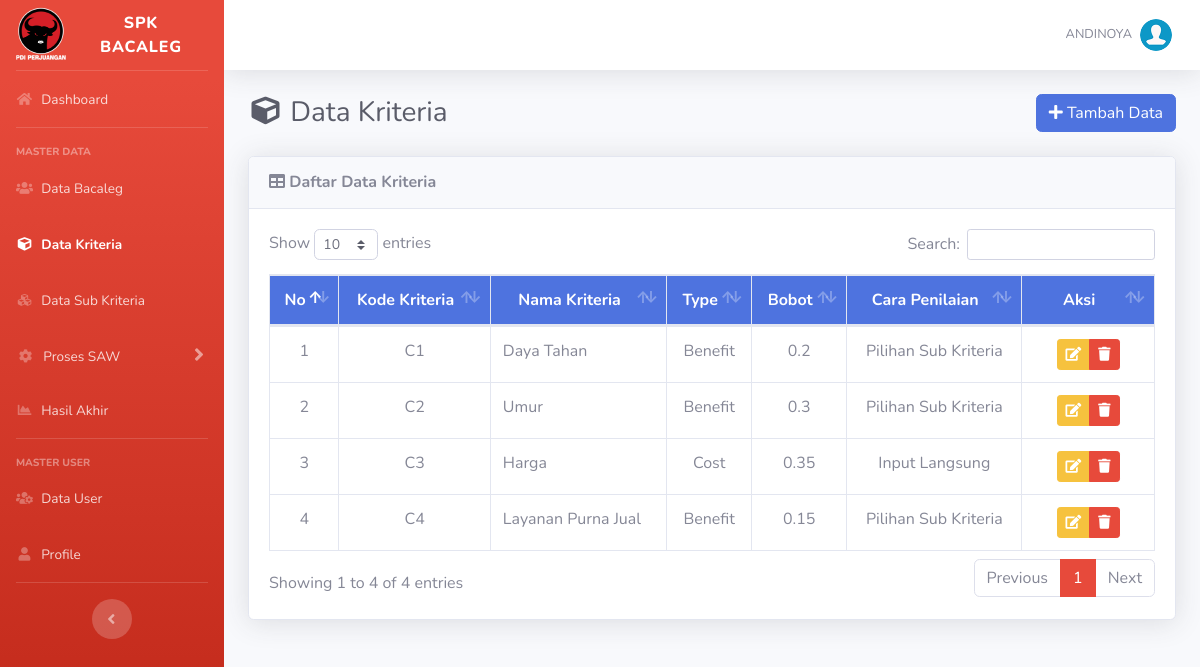
Before: /list-kriteria.php (signed in) with the older database file.
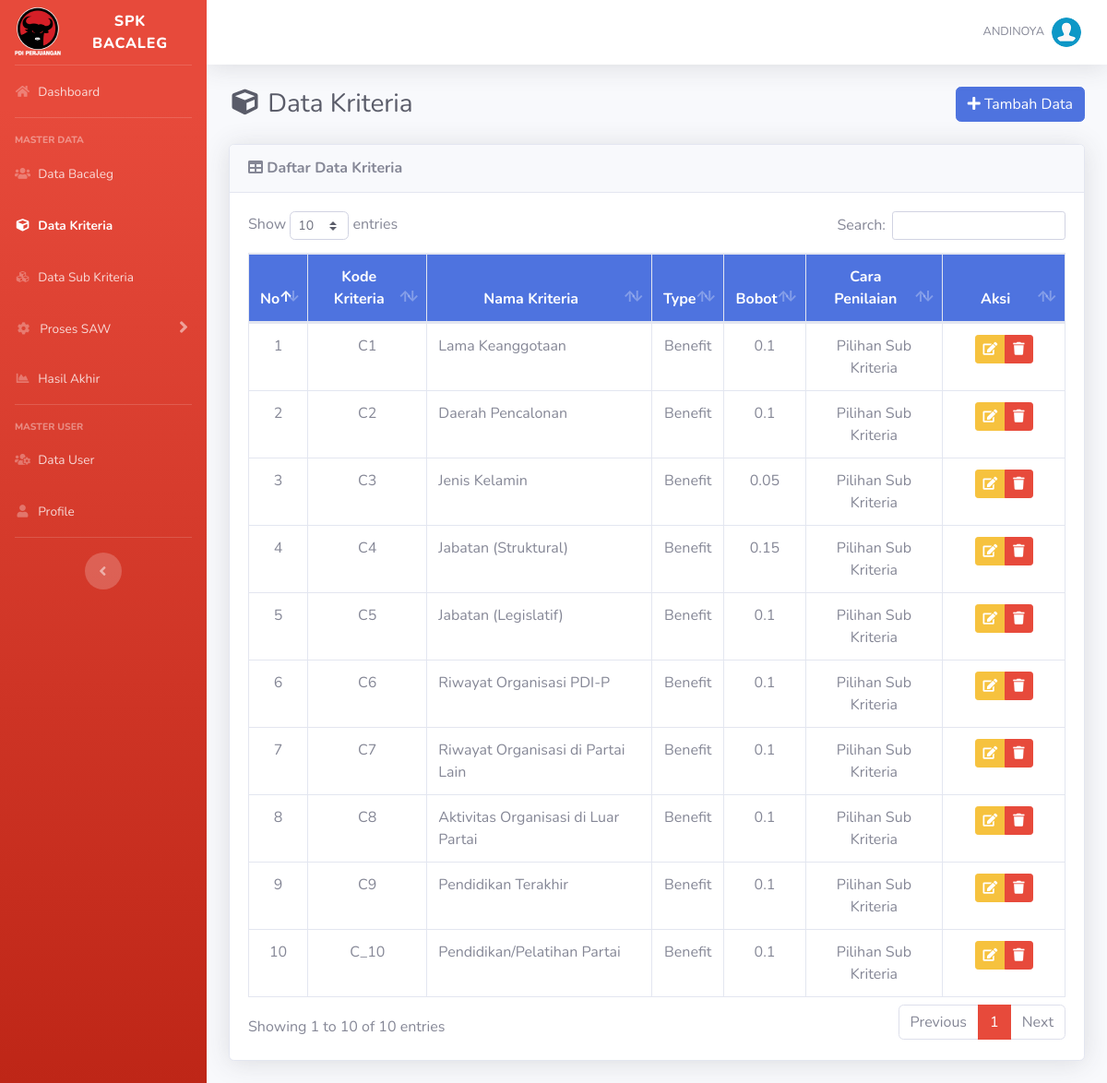
After: the same page with the newer database file.
### tables this page shows
CREATE TABLE `kriteria` (
  `id_kriteria` int(11) NOT NULL,
  `kode_kriteria` varchar(255) NOT NULL,
  `kriteria` varchar(50) NOT NULL,
  `type` enum('Benefit','Cost') NOT NULL,
  `bobot` float NOT NULL,
  `ada_pilihan` tinyint(1) DEFAULT NULL
);

### list-kriteria.php (the view, shortened to what this page needs)
<?php
require_once('includes/init.php');
require_once('template/header.php');
?>
<div class="d-sm-flex align-items-center justify-content-between mb-4">
	<h1 class="h3 mb-0 text-gray-800"><i class="fas fa-fw fa-cube"></i> Data Kriteria</h1>
	<a href="tambah-kriteria.php" class="btn btn-primary"> <i class="fa fa-plus"></i> Tambah Data </a>
</div>
<div class="card shadow mb-4">
	<div class="card-header py-3">
		<h6 class="m-0 font-weight-bold"><i class="fa fa-table"></i> Daftar Data Kriteria</h6>
	</div>
	<div class="card-body">
		<div class="table-responsive">
			<table class="table table-bordered" id="dataTable" width="100%" cellspacing="0">
				<thead class="bg-primary text-white">
					<tr align="center">
						<th>No</th>
						<th>Kode Kriteria</th>
						<th>Nama Kriteria</th>
						<th>Type</th>
						<th>Bobot</th>
						<th>Cara Penilaian</th>
						<th width="15%">Aksi</th>
					</tr>
				</thead>
				<tbody>
					<?php
					$no = 1;
					$query = mysqli_query($koneksi, "SELECT * FROM kriteria ORDER BY kode_kriteria ASC");
					while ($data = mysqli_fetch_array($query)) :
					?>
						<tr align="center">
							<td><?php echo $no; ?></td>
							<td><?php echo $data['kode_kriteria']; ?></td>
							<td align="left"><?php echo $data['kriteria']; ?></td>
							<td><?php echo $data['type']; ?></td>
							<td><?php echo $data['bobot']; ?></td>
							<td><?php echo ($data['ada_pilihan']) ? 'Pilihan Sub Kriteria' : 'Input Langsung'; ?></td>
							<td>
								<div class="btn-group" role="group">
									<a data-toggle="tooltip" data-placement="bottom" title="Edit Data" href="edit-kriteria.php?id=<?php echo $data['id_kriteria']; ?>" class="btn btn-warning btn-sm"><i class="fa fa-edit"></i></a>
									<a data-toggle="tooltip" data-placement="bottom" title="Hapus Data" href="hapus-kriteria.php?id=<?php echo $data['id_kriteria']; ?>" onclick="return confirm ('Apakah anda yakin untuk meghapus data ini')" class="btn btn-danger btn-sm"><i class="fa fa-trash"></i></a>
								</div>
							</td>
						</tr>
					<?php
						$no++;
					endwhile; ?>
				</tbody>
			</table>
		</div>
	</div>
</div>
<?php
require_once('template/footer.php');
?>

Changed rows visible on the page:
changed kriteria: kriteria "Daya Tahan" → "Lama Keanggotaan"; bobot "0.2" → "0.1"
changed kriteria: kriteria "Umur" → "Daerah Pencalonan"; bobot "0.3" → "0.1"
changed kriteria: kriteria "Harga" → "Jenis Kelamin"; type "Cost" → "Benefit"; bobot "0.35" → "0.05"; ada_pilihan "Input Langsung" → "Pilihan Sub Kriteria"
changed kriteria: kriteria "Layanan Purna Jual" → "Jabatan (Struktural)"
added kriteria: kode_kriteria "C5", kriteria "Jabatan (Legislatif)", type "Benefit", bobot "0.1", ada_pilihan "Pilihan Sub Kriteria"
added kriteria: kode_kriteria "C6", kriteria "Riwayat Organisasi PDI-P", type "Benefit", bobot "0.1", ada_pilihan "Pilihan Sub Kriteria"
added kriteria: kode_kriteria "C7", kriteria "Riwayat Organisasi di Partai Lain", type "Benefit", bobot "0.1", ada_pilihan "Pilihan Sub Kriteria"
added kriteria: kode_kriteria "C8", kriteria "Aktivitas Organisasi di Luar Partai", type "Benefit", bobot "0.1", ada_pilihan "Pilihan Sub Kriteria"
added kriteria: kode_kriteria "C9", kriteria "Pendidikan Terakhir", type "Benefit", bobot "0.1", ada_pilihan "Pilihan Sub Kriteria"
added kriteria: kode_kriteria "C_10", kriteria "Pendidikan/Pelatihan Partai", type "Benefit", bobot "0.1", ada_pilihan "Pilihan Sub Kriteria"
Other visible differences:
text written by a page script: "Show entries Search: Showing 1 to 4 of 4 entries Previous 1 Next" → "Show entries Search: Showing 1 to 10 of 10 entries Previous 1 Next"
